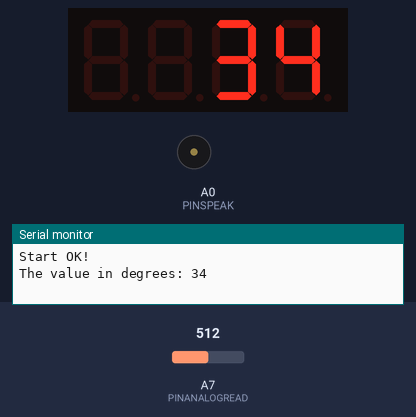
Simulated run of this sketch. Board: Arduino Nano, built with avr-gcc and run on an emulated ATmega328P. Parts: 4-digit seven-segment display, buzzer (waves = sounding), the last lines printed to the serial monitor. The inputs (shaded band) are chosen by the test bench; at power-on: A7 (PINANALOGREAD) = 512.

Above: at 2.1 s.
2.2 s: A7 (PINANALOGREAD) set to 1023
At 3.5 s:
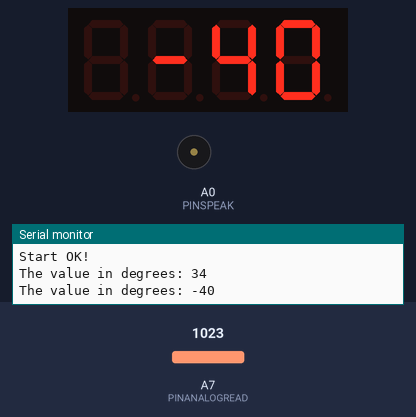
4.5 s: A7 (PINANALOGREAD) set to 306
At 5.17 s:
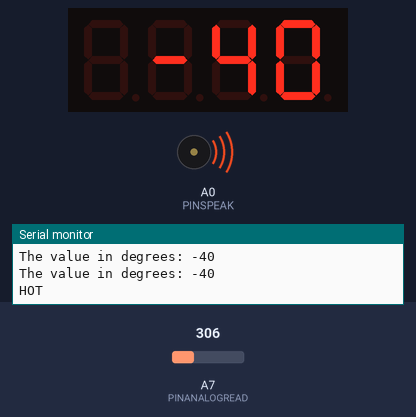
7.6 s: A7 (PINANALOGREAD) set to 216
At 10.7 s:
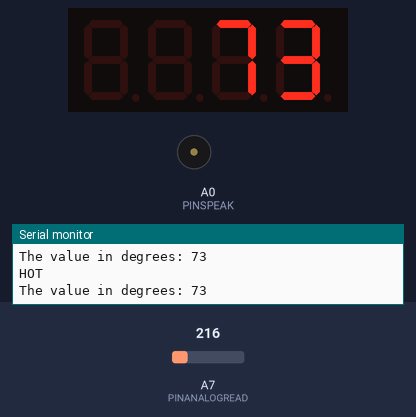
Timing chart, 0 to 12.2 s (numbered marks = the images above; inputs shaded):
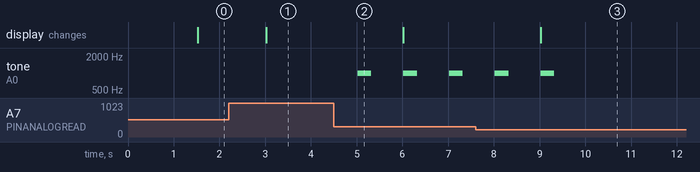

The sketch:

code.ino
```cpp
// (licence header left out)
#include <Arduino.h>
#include "TM1637Display.h"

// Module connection pins (Digital Pins)
#define CLK 2
#define DIO 3

#define PINSPEAK A0 //Пин для подключения динамика
#define PINANALOGREAD A7
#define LIMITTEMP 50

int a = 0;
int b = 0;
int tempnow = 0; // Конечное значение, которое используется для всех вычислений

const int sizearrtemp = 5; // Размер массива для фильтрации // Если хочешь повысить фильтрацию и правность просто увеличивай число,  но тогда первый запуск будет  очень  длинным.
int arrtemp[sizearrtemp]; // Сам массив фильтрации

int flagspeakcount = 0;

uint8_t data[] = { 0xff, 0xff, 0xff, 0xff };
uint8_t blank[] = { 0x00, 0x00, 0x00, 0x00 };

TM1637Display display(CLK, DIO);

uint32_t timer = 0; //Таймер для псевдомного поточности
uint32_t timer1 = 0; //Таймер для псевдомного поточности
uint32_t timer2 = 0; //Таймер для псевдомного поточности
uint32_t timer3 = 0; //Таймер для псевдомного поточности

void setup() {
  Serial.begin(115200); //Иницлизация порта
  Serial.println("Start OK!");
  display.setBrightness(0x0f); //Установка адреса дисплея
  // All segments on
  display.setSegments(data);
  for(int i = 0; i < sizearrtemp; i++){//Тут мы складываем все значения массива в сумму
    arrtemp[i] = 0; //Почистим в начале массив дабы избежать мусора при первом запуске
  }

}

void loop() {
  if(millis() - timer >= 1500){//START 1
    timer = millis();
    //Serial.print("Analog value: ");
    //Serial.println(a);
    Serial.print("The value in degrees: ");
    Serial.println(tempnow);
    display.showNumberDec(tempnow);
  }//END 1

  if(millis() - timer1 >= 500){//START 2
    timer1 = millis();
    a = analogRead(PINANALOGREAD); //Чтение аналогового значения  входа A7
    if(a>1020){b=-40;}
    if(a>1010 and a<1020){b=-16;}
    if(a>1000 and a<1010){b=-15;}
    if(a>990 and a<1000){b=-14;}
    if(a>980 and a<990){b=-13;}
    if(a>970 and a<980){b=-12;}
    if(a>960 and a<970){b=-11;}
    if(a>950 and a<960){b=-10;}
    if(a>940 and a<950){b=-9;}
    if(a>930 and a<940){b=-8;}
    if(a>920 and a<930){b=-7;}
    if(a>910 and a<920){b=-6;}
    if(a>900 and a<910){b=-5;}
    if(a>890 and a<900){b=-4;}
    if(a>880 and a<890){b=-3;}
    if(a>870 and a<880){b=-2;}
    if(a>860 and a<870){b=-1;}
    if(a>850 and a<860){b=0;}
    if(a>840 and a<850){b=1;}
    if(a>830 and a<840){b=2;}
    if(a>820 and a<830){b=3;}
    if(a>810 and a<820){b=4;}
    if(a>800 and a<810){b=5;}
    if(a>790 and a<800){b=6;}
    if(a>780 and a<790){b=7;}
    if(a>770 and a<780){b=8;}
    if(a>760 and a<770){b=9;}
    if(a>750 and a<760){b=10;}
    if(a>740 and a<750){b=11;}
    if(a>730 and a<740){b=12;}
    if(a>720 and a<730){b=13;}
    if(a>710 and a<720){b=14;}
    if(a>700 and a<710){b=15;}
    if(a>690 and a<700){b=16;}
    if(a>680 and a<690){b=17;}
    if(a>670 and a<680){b=18;}
    if(a>660 and a<670){b=19;}
    if(a>650 and a<660){b=20;}
    if(a>640 and a<650){b=21;}
    if(a>630 and a<640){b=22;}
    if(a>620 and a<630){b=23;}
    if(a>610 and a<620){b=24;}
    if(a>600 and a<610){b=25;}
    if(a>590 and a<600){b=26;}
    if(a>580 and a<590){b=27;}
    if(a>570 and a<580){b=28;}
    if(a>560 and a<570){b=29;}
    if(a>550 and a<560){b=30;}
    if(a>540 and a<550){b=31;}
    if(a>530 and a<540){b=32;}
    if(a>520 and a<530){b=33;}
    if(a>510 and a<520){b=34;}
    if(a>500 and a<510){b=35;}
    if(a>490 and a<500){b=36;}
    if(a>480 and a<490){b=37;}
    if(a>470 and a<480){b=38;}
    if(a>460 and a<470){b=39;}
    if(a>450 and a<460){b=40;}
    if(a>440 and a<450){b=41;}
    if(a>430 and a<440){b=42;}
    if(a>421 and a<430){b=43;}
    if(a>412 and a<421){b=44;}
    if(a>400 and a<412){b=45;}
    if(a>397 and a<400){b=46;}
    if(a>389 and a<397){b=47;}
    if(a>378 and a<389){b=48;}
    if(a>369 and a<378){b=49;}
    if(a>363 and a<369){b=50;}
    if(a>356 and a<363){b=51;}
    if(a>347 and a<356){b=52;}
    if(a>338 and a<347){b=53;}
    if(a>330 and a<338){b=54;}
    if(a>322 and a<330){b=55;}
    if(a>315 and a<322){b=56;}
    if(a>309 and a<315){b=57;}
    if(a>302 and a<309){b=58;}
    if(a>290 and a<302){b=59;}
    if(a>285 and a<290){b=60;}
    if(a>277 and a<285){b=61;}
    if(a>272 and a<277){b=62;}
    if(a>268 and a<272){b=63;}
    if(a>264 and a<268){b=64;}
    if(a>260 and a<264){b=65;}
    if(a>254 and a<260){b=66;}
    if(a>248 and a<254){b=67;}
    if(a>242 and a<248){b=68;}
    if(a>236 and a<242){b=69;}
    if(a>231 and a<236){b=70;}
    if(a>226 and a<231){b=71;}
    if(a>220 and a<226){b=72;}
    if(a>215 and a<220){b=73;}
    if(a>204 and a<215){b=74;}
    if(a>198 and a<204){b=75;}
    if(a>194 and a<198){b=76;}
    if(a>190 and a<194){b=77;}
    if(a>185 and a<190){b=78;}
    if(a>180 and a<185){b=79;}
    if(a>176 and a<180){b=80;}
    if(a>172 and a<176){b=81;}
    if(a>168 and a<172){b=82;}
    if(a>164 and a<168){b=83;}
    if(a>160 and a<164){b=84;}
    if(a>156 and a<160){b=85;}
    if(a>152 and a<156){b=86;}
    if(a>148 and a<152){b=87;}
    if(a>144 and a<148){b=88;}
    if(a>141 and a<144){b=89;}
    if(a>137 and a<141){b=90;}
    if(a>134 and a<137){b=91;}
    if(a>131 and a<134){b=92;}
    if(a>128 and a<131){b=93;}
    if(a>125 and a<128){b=94;}
    if(a>122 and a<125){b=95;}
    if(a>120 and a<122){b=96;}
    if(a>118 and a<120){b=97;}
    if(a>116 and a<118){b=98;}
    if(a>113 and a<116){b=99;}
    if(a>111 and a<113){b=100;}
    if(a>108 and a<111){b=101;}
    if(a>106 and a<108){b=102;}
    if(a>103 and a<106){b=103;}
    if(a>100 and a<103){b=104;}
    if(a>98 and a<100){b=105;}
    if(a>96 and a<98){b=106;}
    if(a>94 and a<96){b=107;}
    if(a>92 and a<94){b=108;}
    if(a>90 and a<92){b=109;}
    if(a>88 and a<90){b=110;}
    if(a>86 and a<88){b=111;}
    if(a>84 and a<86){b=112;}
    if(a>82 and a<84){b=113;}
    if(a>80 and a<82){b=114;}
    if(a>78 and a<80){b=115;}
    if(a>76 and a<78){b=116;}
    if(a>74 and a<76){b=117;}
    if(a>72 and a<74){b=118;}
    if(a>70 and a<72){b=119;}
    if(a>68 and a<70){b=120;}
    if(a>66 and a<68){b=121;}
    if(a>64 and a<66){b=122;}
    if(a>62 and a<64){b=123;}
    if(a>60 and a<62){b=124;}
    if(a>58 and a<60){b=125;}
    if(a>56 and a<58){b=126;}
    if(a>54 and a<56){b=127;}
    if(a>53 and a<54){b=128;}
    if(a>52 and a<53){b=129;}
    if(a>51 and a<52){b=130;}
    if(a>50 and a<51){b=131;}
    if(a>49 and a<50){b=132;}
    if(a>48 and a<49){b=133;}
    if(a>47 and a<48){b=134;}
    if(a>46 and a<47){b=135;}
    if(a>45 and a<46){b=136;}
    if(a>44 and a<45){b=137;}
    if(a>43 and a<44){b=138;}
    if(a>42 and a<43){b=139;}
    if(a>41 and a<42){b=140;}
    if(a>40 and a<41){b=141;}
    if(a>39 and a<40){b=142;}
    if(a>38 and a<39){b=143;}
    if(a>37 and a<38){b=144;}
    if(a>36 and a<37){b=145;}
    if(a>35 and a<36){b=146;}
    if(a>34 and a<35){b=147;}
    if(a>33 and a<34){b=148;}
    if(a>32 and a<33){b=149;}
    if(a<32){b=150;}

    int sumarrtemp = 0;// Данная  переменная используется, чтобы  хранить сумму всей чисел массива
    arrtemp[0] = b;//В первый индекс массива пишем считанное значение
    for(int i = 0; i < sizearrtemp-1; i++){// Тут мы  все значения сдвигаем на один вверх имитируя очередь
      arrtemp[i+1] = arrtemp[i]; //Смещаем массив
    }
    for(int i = 0; i < sizearrtemp; i++){//Тут мы складываем все значения массива в сумму
      sumarrtemp = sumarrtemp + arrtemp[i];
    }
    tempnow = sumarrtemp / sizearrtemp;//Тут мы вычисляем среднее и его и  будет показывать в работе.
  }//END 2

  if(millis() - timer2 >= 1000){//START 3
    timer2 = millis();
    if((LIMITTEMP <= tempnow) &&  (flagspeakcount < 5)){
        tone(PINSPEAK, 1000, 300);
        flagspeakcount++;
        Serial.println("HOT");
    }
  }//END 3

  if(millis() - timer3 >= 30000){//START 4
    timer3 = millis();
    flagspeakcount = 0;
    Serial.println("TIMER NULL");
    /*
    Выше мы просто при каждом пищании прибавляем к счетчику +1, а в этом месте мы  берем и каждые 30 секунд  его отчищаем.
    т.е. у нас будет что  при превышении температуры 5 раз пищать, потом молчит. Через 30 секунд значение обнуляется и он опять будет пищать.
    */
  }//END 4

}
```

Measured:
- after the input at 2.2 s, the display: changes after 0.82 s (image 1)
- after the input at 4.5 s, tone on A0 (PINSPEAK): alternates 1000 Hz for 0.30 s and silent for 0.70 s, starting after 0.52 s
- after the input at 7.6 s, the display: changes after 1.4 s (image 3)
